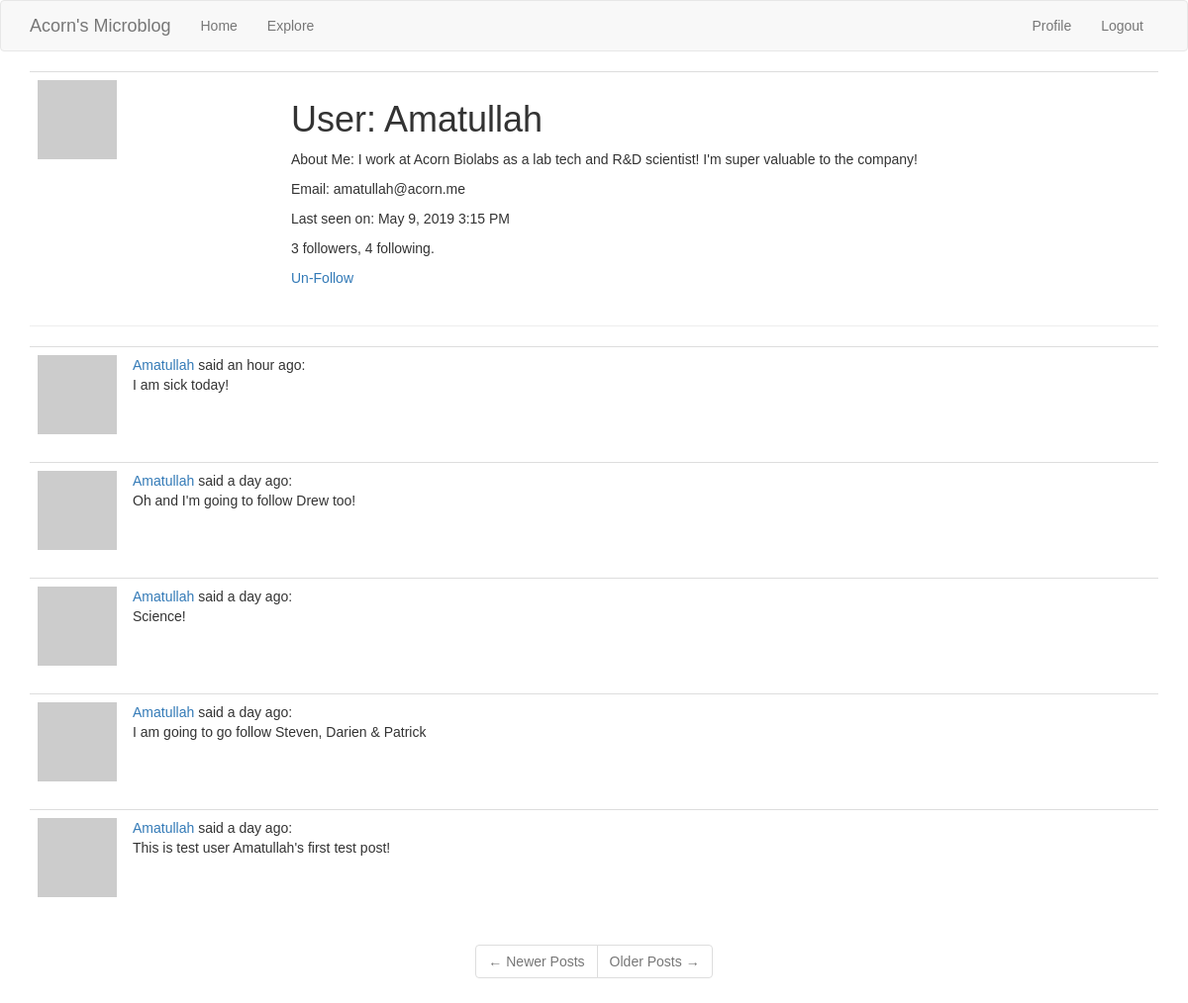
/user/Amatullah (signed in), run on the app's committed database.
### app/models.py (models this page shows, shortened)
class User(UserMixin, db.Model):
    id = db.Column(db.Integer, primary_key=True)
    username = db.Column(db.String(64), index=True, unique=True)
    email = db.Column(db.String(120), index=True, unique=True)
    password_hash = db.Column(db.String(128))
    posts = db.relationship('Post', backref='author', lazy='dynamic')
    followed = db.relationship('User',
                               secondary=followers,
                               primaryjoin=(followers.c.follower_id == id),
                               secondaryjoin=(followers.c.followed_id == id),
                               backref=db.backref('followers',
                                                  lazy='dynamic'),
                               lazy='dynamic')
    def is_following(self, user):
        return self.followed.filter(
            followers.c.followed_id == user.id).count() > 0
    about_me = db.Column(db.String(140))
    last_seen = db.Column(db.DateTime, default=datetime.utcnow)
    def avatar(self, size):
        digest = md5(self.email.lower().encode('utf-8')).hexdigest()
        return 'https://www.gravatar.com/avatar/{}?d=identicon&s={}'.format(digest, size)

class Post(db.Model):
    id = db.Column(db.Integer, primary_key=True)
    body = db.Column(db.String(140))
    timestamp = db.Column(db.DateTime, index=True, default=datetime.utcnow)
    user_id = db.Column(db.Integer, db.ForeignKey('user.id'))
    language = db.Column(db.String(5))

### app/main/routes.py (the view)
@bp.route('/user/<username>')
@login_required
def user(username):
    user = User.query.filter_by(username=username).first_or_404()
    page = request.args.get('page', 1, type=int)
    posts = user.posts.order_by(Post.timestamp.desc()).paginate(page, current_app.config['POSTS_PER_PAGE'], False)
    next_url = url_for('main.user', username=user.username, page=posts.next_num) if posts.has_next else None
    prev_url = url_for('main.user', username=user.username, page=posts.prev_num) if posts.has_prev else None
    return render_template('user.html', user=user, posts=posts.items, next_url=next_url, prev_url=prev_url)

### app/main/routes.py (called while the page is built)
@bp.before_request
def before_request():
    g.locale = str(get_locale())
    if current_user.is_authenticated:
        current_user.last_seen = datetime.utcnow()
        db.session.commit()

### app/models.py (called while the page is built)
@login.user_loader
def load_user(id):
    return User.query.get(int(id))  # DB may use numeric ID hence the int conversion

### app/templates/user.html
{% extends "base.html" %}
{% block app_content %}
    <table class="table table-hover">
        <tr>
            <td width="256px">
                <img src="{{ user.avatar(256) }}">
            </td>
            <td>
                <h1>User: {{ user.username }}</h1>
                {% if user.about_me %}
                    <p>
                        About Me: {{ user.about_me }}
                    </p>
                {% endif %}
                <p>
                    Email: {{ user.email }}
                </p>
                {% if user.last_seen %}
                    <p>
                        Last seen on: {{ moment(user.last_seen).format('LLL') }}
                    </p>
                {% endif %}
                <p>{{ user.followers.count() }} followers, {{ user.followed.count() }} following.</p>
                {% if user == current_user %}
                    <p>
                        <a href="{{ url_for('main.edit_profile') }}">
                            Edit your profile
                        </a>
                    </p>
                {% elif not current_user.is_following(user) %}
                    <p>
                        <a href="{{ url_for('main.follow', username=user.username) }}">
                            Follow
                        </a>
                    </p>
                {% else %}
                    <p>
                        <a href="{{ url_for('main.unfollow', username=user.username) }}">
                            Un-Follow
                        </a>
                    </p>
                {% endif %}
            </td>
        </tr>
    </table>
    <hr>
    {% for post in posts %}
        {% include '_post.html' %}
    {% endfor %}
    <div class="row text-center">
        <nav aria-label="...">
            <ul class="pagination">
                <li class="page-item{% if not prev_url %} disabled{% endif %}">
                    <a class="page-link" href="{{ prev_url or '#' }}" tabindex="{% if not prev_url %}-1{%else%}1{%endif%}">
                        <span aria-hidden="true">&larr;</span> Newer Posts
                    </a>
                </li>
                <li class="page-item{% if not next_url %} disabled{% endif %}">
                    <a class="page-link" href="{{ next_url or '#' }}" tabindex="{% if not next_url %}-1{%else%}1{%endif%}">
                        Older Posts <span aria-hidden="true">&rarr;</span>
                    </a>
                </li>
            </ul>
        </nav>
    </div>
{% endblock %}

### app/templates/_post.html (shortened to what this page needs)
<table class="table table-hover">
        <tr>
            <td width="70px">
                <a href="{{ url_for('main.user', username=post.author.username) }}">
                    <img src="{{ post.author.avatar(70) }}" />
                </a>
            </td>
            <td>
                <a class="font-weight-bold" style="text-decoration:none;" href="{{ url_for('main.user', username=post.author.username) }}">
                    {{ post.author.username }}
                </a>
                said {{ moment(post.timestamp).fromNow() }}:
                <br>
                <span id="post{{ post.id }}">
                    {{ post.body }}
                </span>
            </td>
        </tr>
    </table>

### app/static/css/main.css (style rules this page uses)
html { font-family: commuters-sans, sans-serif; }
body { font-family: commuters-sans, sans-serif; }

### data on the page
User: username "Amatullah", about_me "I work at Acorn Biolabs as a lab tech and R&D scientist! I'm super valuable to the company!", email "amatullah@acorn.me", last_seen "May 9, 2019 3:15 PM"
Post: author.username "Amatullah", timestamp "an hour ago", body "I am sick today!"
Post: author.username "Amatullah", timestamp "a day ago", body "Oh and I'm going to follow Drew too!"
Post: author.username "Amatullah", timestamp "a day ago", body "Science!"
Post: author.username "Amatullah", timestamp "a day ago", body "I am going to go follow Steven, Darien & Patrick"
Post: author.username "Amatullah", timestamp "a day ago", body "This is test user Amatullah's first test post!"

### other printed values
{{ user.followers.count() }} "3"
{{ user.followed.count() }} "4"
